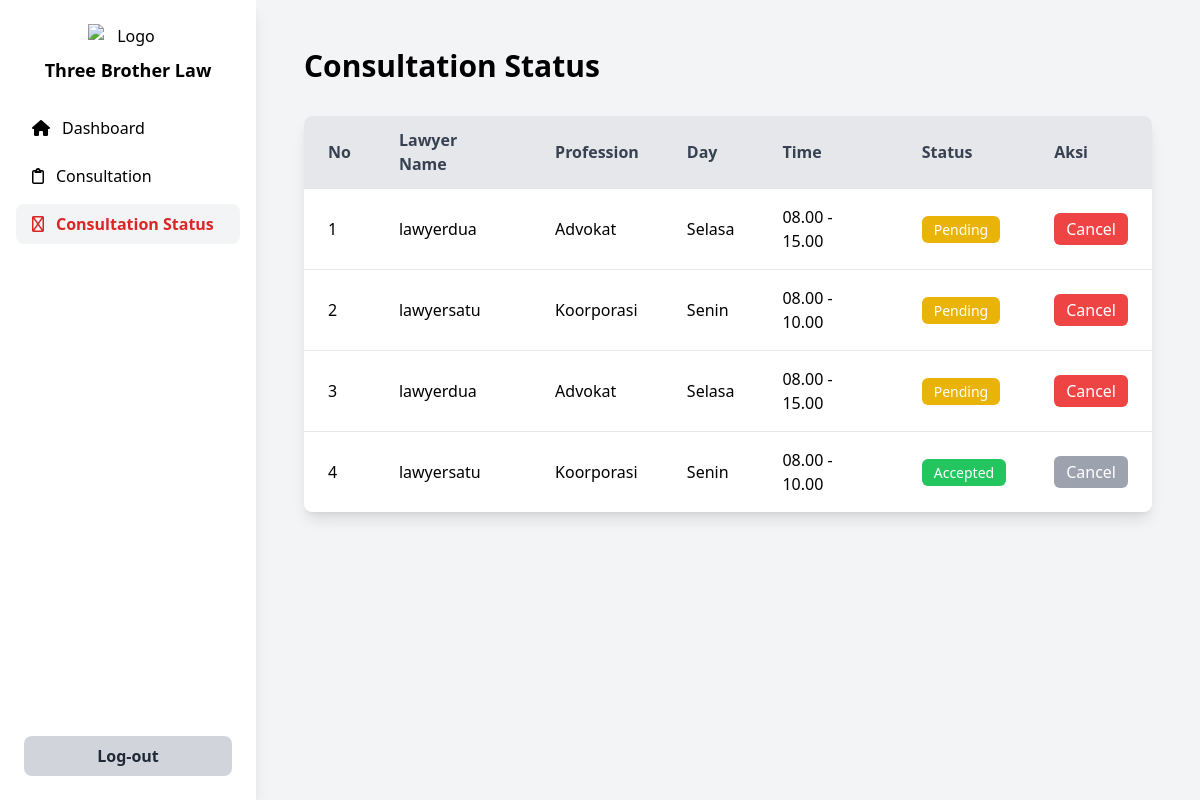
The page /customer/consultation-status/consultation-status.php (signed in) on the database as committed earlier.
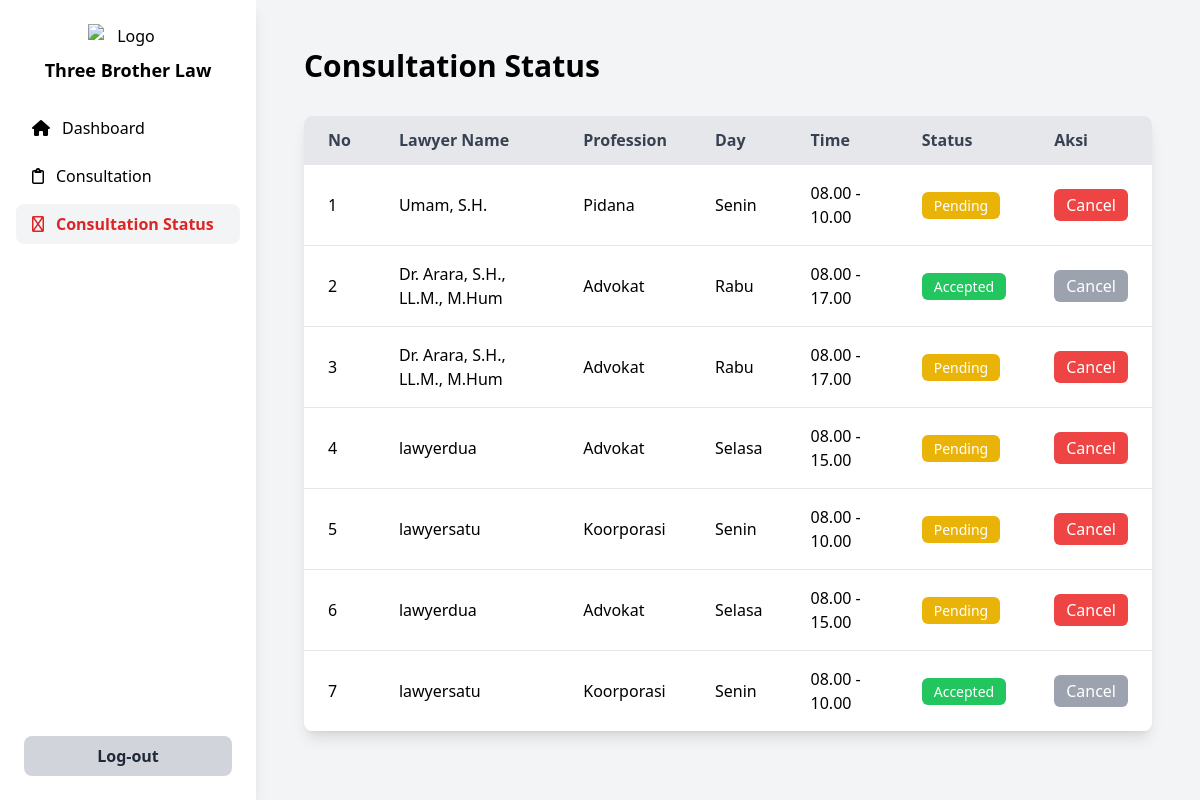
The same page on the database as committed later.
### tables this page shows
CREATE TABLE `consultation_schedule` (
  `id` int NOT NULL,
  `lawyer_id` int DEFAULT NULL,
  `customer_id` int DEFAULT NULL,
  `customer_name` varchar(100) NOT NULL,
  `profession` varchar(100) NOT NULL,
  `lawyer_name` varchar(100) NOT NULL,
  `consultation_date` date NOT NULL,
  `day` varchar(20) NOT NULL,
  `time` varchar(20) NOT NULL,
  `status` enum('Pending','Accepted','Rejected') DEFAULT 'Pending',
  `created_at` timestamp NULL DEFAULT CURRENT_TIMESTAMP
);

### customer/consultation-status/consultation-status.php (the view, shortened to what this page needs)
<?php
require_once '../../config.php';
$customerName = $_SESSION['username'];
$stmt = $pdo->prepare("SELECT id, lawyer_name, profession, day, time, status
                       FROM consultation_schedule
                       WHERE customer_name = :customer_name
                       ORDER BY created_at DESC");
$stmt->execute(['customer_name' => $customerName]);
$consultations = $stmt->fetchAll(PDO::FETCH_ASSOC);
?>
<!DOCTYPE html>
<html lang="en">
<head>
  <script src="https://cdn.tailwindcss.com"></script>
  <link rel="stylesheet" href="https://cdnjs.cloudflare.com/ajax/libs/font-awesome/6.4.0/css/all.min.css">
</head>
<body class="bg-gray-100 font-sans">
  <div class="flex min-h-screen">
    <aside class="w-64 bg-white shadow-lg flex flex-col justify-between">
      <div>
        <div class="p-6 text-center">
          <img src="../../assets/img/logo.png" alt="Logo" class="w-20 mx-auto mb-2">
          <h2 class="text-lg font-bold">Three Brother Law</h2>
        </div>
        <nav class="px-4 space-y-2">
          <a href="../customer-dashboard.php" class="flex items-center space-x-3 px-4 py-2 rounded-lg hover:bg-gray-100">
            <i class="fa-solid fa-house"></i>
            <span>Dashboard</span>
          </a>
          <a href="../consultation/consultation.php" class="flex items-center space-x-3 px-4 py-2 rounded-lg hover:bg-gray-100">
            <i class="fa-regular fa-clipboard"></i>
            <span>Consultation</span>
          </a>
          <a href="./consultation-status.php" class="flex items-center space-x-3 px-4 py-2 rounded-lg bg-gray-100 text-red-600 font-semibold">
            <i class="fa-regular fa-inbox"></i>
            <span>Consultation Status</span>
          </a>
        </nav>
      </div>
      <div class="p-6">
        <button onclick="window.location.href='../../logout.php'"
          class="w-full py-2 bg-gray-300 text-gray-800 rounded-lg hover:bg-gray-400 font-semibold">
          Log-out
        </button>
      </div>
    </aside>
    <main class="flex-1 p-12">
      <h1 class="text-3xl font-bold mb-8">Consultation Status</h1>
      <div class="bg-white shadow-lg rounded-lg overflow-hidden">
        <table class="w-full text-left border-collapse">
          <thead>
            <tr class="bg-gray-200 text-gray-700">
              <th class="px-6 py-3">No</th>
              <th class="px-6 py-3">Lawyer Name</th>
              <th class="px-6 py-3">Profession</th>
              <th class="px-6 py-3">Day</th>
              <th class="px-6 py-3">Time</th>
              <th class="px-6 py-3">Status</th>
              <th class="px-6 py-3">Aksi</th>
            </tr>
          </thead>
          <tbody>
            <?php if (count($consultations) > 0): ?>
              <?php foreach ($consultations as $index => $row): ?>
                <tr class="border-t hover:bg-gray-50">
                  <td class="px-6 py-4"><?= $index + 1 ?></td>
                  <td class="px-6 py-4"><?= htmlspecialchars($row['lawyer_name']) ?></td>
                  <td class="px-6 py-4"><?= htmlspecialchars($row['profession']) ?></td>
                  <td class="px-6 py-4"><?= htmlspecialchars($row['day']) ?></td>
                  <td class="px-6 py-4"><?= htmlspecialchars($row['time']) ?></td>
                  <td class="px-6 py-4">
                    <?php
                      $status = $row['status'];
                      $color = match($status) {
                          'Accepted' => 'bg-green-500',
                          'Rejected' => 'bg-red-500',
                          'Cancelled' => 'bg-gray-500',
                          default => 'bg-yellow-500'
                      };
                    ?>
                    <span class="px-3 py-1 rounded-md text-white text-sm <?= $color ?>">
                      <?= htmlspecialchars($status) ?>
                    </span>
                  </td>
                  <td class="px-6 py-4">
                    <?php if ($row['status'] === 'Pending'): ?>
                      <form action="cancel_consultation.php" method="POST"
                            onsubmit="return confirm('Apakah Anda yakin ingin membatalkan konsultasi ini?');">
                        <button type="submit"
                                class="px-3 py-1 bg-red-500 text-white rounded-md hover:bg-red-600">
                          Cancel
                        </button>
                      </form>
                    <?php else: ?>
                      <button class="px-3 py-1 bg-gray-400 text-white rounded-md cursor-not-allowed" disabled>
                        Cancel
                      </button>
                    <?php endif; ?>
                  </td>
                </tr>
              <?php endforeach; ?>
            <?php else: ?>
              <tr>
                <td colspan="7" class="px-6 py-4 text-center text-gray-500">No consultation records found.</td>
              </tr>
            <?php endif; ?>
          </tbody>
        </table>
      </div>
    </main>
  </div>
</body>
</html>

Rows that differ between the two databases and show on the page:
added consultation_schedule: lawyer_name "Umam, S.H.", profession "Pidana", day "Senin", time "08.00 - 10.00", status "Pending"
added consultation_schedule: lawyer_name "Dr. Arara, S.H., LL.M., M.Hum", profession "Advokat", day "Rabu", time "08.00 - 17.00", status "Accepted", shows "Cancel"
added consultation_schedule: lawyer_name "Dr. Arara, S.H., LL.M., M.Hum", profession "Advokat", day "Rabu", time "08.00 - 17.00", status "Pending"
